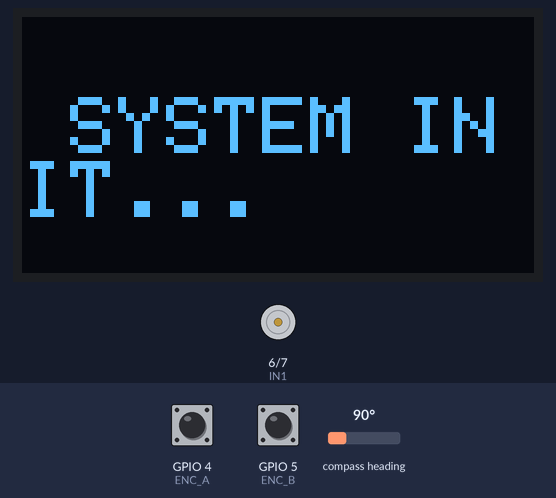
A program run on a simulated ESP32-S3. Shown: 128×64 one-colour display, motor-driver pin pairs drawn as motors (green arrow = first pin HIGH = forward, orange = second pin HIGH = backward, longer = more drive). Wiring (inferred from the names in the program): AS5600 angle sensor at I2C address 0x36. Inputs (shaded band) come from the test bench; at power-on: GPIO 4 (ENC_A) HIGH, GPIO 5 (ENC_B) HIGH, compass heading 90°. What the program prints to the serial monitor is not drawn.

Above: at 0.1 s.
At 3.6 s:
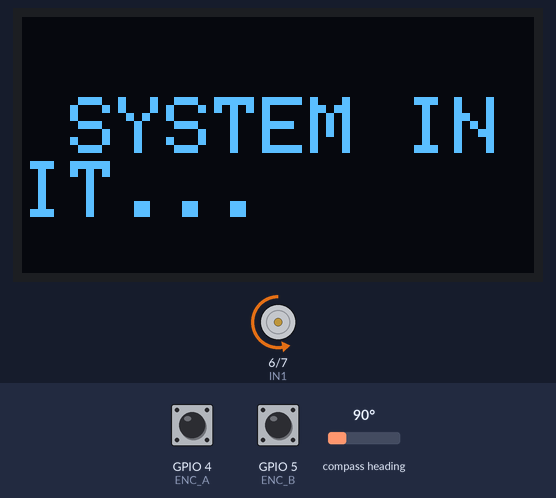
Timing chart, 0 to 5.1 s (numbered marks = the images above):
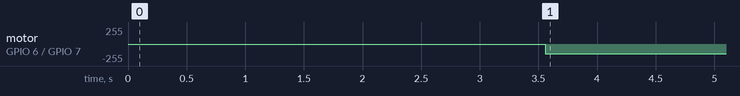

The program:

main.cpp
```cpp
#include <Arduino.h>
#include <Wire.h>

#include "encoder.h"
#include "oled.h"

//TwoWire PendulumI2C = TwoWire(0);
//TwoWire CartI2C     = TwoWire(1);

// Pins
#define PEND_SDA 2
#define PEND_SCL 3
#define CART_SDA 8
#define CART_SCL 9

#define IN1 6
#define IN2 7

#define PWM_FREQ 1000
#define PWM_RESOLUTION 8

const float pendOffsetDeg = 69.08 + 110.57;

unsigned long gLastTime = 0;
float gPend = 0;
float gPendSpeed = 0;

int cartZero = 0;
int pendZero = 0;

float lastCart = 0;
float lastPend = 0;

// Kinematic outputs
float x = 0, x_dot = 0;
float theta = 0, theta_dot = 0, last_theta_dot = 0;

#define AS5600_ADDR 0x36
#define RAW_ANGLE_H 0x0C

//int readRaw(TwoWire &bus);

int readRaw() {
  Wire.beginTransmission(AS5600_ADDR);
  Wire.write(RAW_ANGLE_H);

  if (Wire.endTransmission(false) != 0) return 0;
  if (Wire.requestFrom((uint8_t)AS5600_ADDR, (uint8_t)2) != 2) return 0;

  uint8_t high = Wire.read();
  uint8_t low  = Wire.read();

  return ((high << 8) | low) & 0x0FFF;
}

int approach(int current, int target, int step, unsigned long intervalMs, unsigned long &lastStepTime) {
    unsigned long now = millis();

    if (now - lastStepTime < intervalMs)
        return current;

    lastStepTime = now;

    if (current < target)
        return min(current + step, target);

    if (current > target)
        return max(current - step, target);

    return current;
}

void setup() {
  setup_encoder();
  Wire.begin(PEND_SDA, PEND_SCL, 400000); // 400kHz fast mode
  setup_oled();

  ledcSetup(0, PWM_FREQ, PWM_RESOLUTION);
  ledcSetup(1, PWM_FREQ, PWM_RESOLUTION);

  ledcAttachPin(IN1, 0);
  ledcAttachPin(IN2, 1);

  ledcWrite(0, 0);
  ledcWrite(1, 0);

  pendZero = readRaw();
  delay(500);
  gLastTime = millis();


  delay(3000);
}

enum modes {
  MODE_CENTER,
  MODE_SWINGUP,
  MODE_BALANCE
};

bool centering_done = false;
int gRawPend = 0;
int gPendulumMode = MODE_CENTER;

void loop() {
  gRawPend = readRaw();
  unsigned long now = millis();
  float dt = (now - gLastTime) / 1000.0;
  gLastTime = now;

  if (dt <= 0) return;

  int dPend = gRawPend - pendZero;

  if (dPend > 2048)  dPend -= 4096;
  if (dPend < -2048) dPend += 4096;

  // steps to angular degrees
  gPend = dPend * 360.0 / 4096.0;

  // shift so pendulum being upright becomes zero
  gPend = gPend - pendOffsetDeg;
  if (gPend > 180)  gPend -= 360;
  if (gPend < -180) gPend += 360;

  // dt
  gPendSpeed = theta_dot = (gPend - lastPend) / dt;

  //lastCart = cart;
  lastPend = gPend;

  //x = cart;
  theta = gPend;

  // PD Control
  float Kp = 8.0;
  float Kd = 0.5;
  float u = 0;

  if (abs(theta) < 45) {
    u = (Kp * theta) + (Kd * theta_dot);
  } else {
    u = 0;
  }

  u = constrain(u, -255, 255);
  int pwm = abs(u);

  // Motor won't move cart below roughly 78, so disable it there
  if (pwm < 78) pwm = 0;
  if (pwm > 0)  pwm += 130;
  pwm = constrain(pwm, 130, 255);

  // DRV8871
  if ((gCartPosition < 25) && (gCartPosition > 4.8) || (gPendulumMode == MODE_CENTER)) {
    switch(gPendulumMode) {
      case MODE_CENTER:
        if((gCartPosition < 13.2)){
          ledcWrite(0, 0);
          ledcWrite(1, 150);
        } else {
          gPendulumMode = MODE_SWINGUP;
          ledcWrite(0, 0);
          ledcWrite(1, 0);
        }
      break;
      case MODE_SWINGUP:
          static int swing_pwm = 0;
          static unsigned long swing_pwm_timer = 0;

          if (abs(theta) < 160)  {
            if (last_theta_dot > 0 && theta_dot <= 0) {
                swing_pwm = -150;
            } else if (last_theta_dot < 0 && theta_dot >= 0) {
                swing_pwm = 150;
            }
          }
        swing_pwm = approach(swing_pwm, 0, 1, 20, swing_pwm_timer);
        if (swing_pwm > 0) {
            ledcWrite(0, 0);
            ledcWrite(1, abs(swing_pwm));
          } else if (swing_pwm < 0) {
            ledcWrite(0, abs(swing_pwm));
            ledcWrite(1, 0);
          } else {
            ledcWrite(0, 0);
            ledcWrite(1, 0);
          }
        //gPendulumMode = MODE_BALANCE;
      break;
      case MODE_BALANCE:

        if (u > 3) {
            ledcWrite(0, 0);
            ledcWrite(1, pwm);
          } else if (u < -3) {
            ledcWrite(0, pwm);
            ledcWrite(1, 0);
          } else {
            ledcWrite(0, 0);
            ledcWrite(1, 0);
          }

      break;
    }
  } else {
    ledcWrite(0, 0);
    ledcWrite(1, 0);
  }

  loop_oled();
  loop_encoder();
  last_theta_dot = theta_dot;
}

/*left, right
  if()
    ledcWrite(0, 150);
    ledcWrite(1, 0);
delay(500);
    ledcWrite(0, 0);
    ledcWrite(1, 150);
    delay(10000);
  */
```

encoder.h
```cpp
extern float gCartPosition;
extern void setup_encoder();
extern void loop_encoder();
```

main.h
```cpp
extern int gRawPend;
extern float gPend;
extern float gPendSpeed;
```

oled.h
```cpp
void setup_oled();
void loop_oled();
```

encoder.cpp
```cpp
#include <Arduino.h>

float gCartPosition;

const float TRACK_LENGTH_CM = 29.8f;
const long TRACK_COUNTS = 5220;

volatile long encoderCount = 0;

const int ENC_A = 4;
const int ENC_B = 5;

const long WARNING_LEFT  = 500;
const long WARNING_RIGHT = 4720;

const long LIMIT_LEFT    = 200;
const long LIMIT_RIGHT   = 5020;

void IRAM_ATTR encoderA()
{
    if (digitalRead(ENC_A) == digitalRead(ENC_B))
        encoderCount++;
    else
        encoderCount--;
}

void IRAM_ATTR encoderB()
{
    if (digitalRead(ENC_A) != digitalRead(ENC_B))
        encoderCount++;
    else
        encoderCount--;
}

void setup_encoder() {
    pinMode(ENC_A, INPUT_PULLUP);
    pinMode(ENC_B, INPUT_PULLUP);

    attachInterrupt(digitalPinToInterrupt(ENC_A), encoderA, CHANGE);
    attachInterrupt(digitalPinToInterrupt(ENC_B), encoderB, CHANGE);
}

void loop_encoder() {
    gCartPosition = encoderCount * TRACK_LENGTH_CM / TRACK_COUNTS;
    static long last = 0;

    delay(20);

    long c = encoderCount;

    Serial.print("Count: ");
    Serial.print(c);

    Serial.print(" Delta: ");
    Serial.println(c - last);

    last = c;
    /*
    if (encoderCount < LIMIT_LEFT || encoderCount > LIMIT_RIGHT) {
        //pixel.setPixelColor(0, pixel.Color(255, 0, 0));
    } else if (encoderCount < WARNING_LEFT || encoderCount > WARNING_RIGHT) {
        //pixel.setPixelColor(0, pixel.Color(255, 130, 0));
    } else {
        //pixel.setPixelColor(0, pixel.Color(0, 0, 0));
    }
    //pixel.show();
    */
}
```

oled.cpp
```cpp
#include <Arduino.h>
#include <Wire.h>
#include <Adafruit_GFX.h>
#include <Adafruit_SSD1306.h>

#include "main.h"
#include "encoder.h"

#define SCREEN_WIDTH 128
#define SCREEN_HEIGHT 64
#define OLED_RESET    -1
#define OLED_ADDR   0x3C

Adafruit_SSD1306 display(SCREEN_WIDTH, SCREEN_HEIGHT, &Wire, OLED_RESET);
// Adafruit_SSD1306 display(SCREEN_WIDTH, SCREEN_HEIGHT, &PendulumI2C, OLED_RESET);

unsigned long lastOledTime = 0;
const unsigned long oledRefreshInterval = 150;

void setup_oled(){
  if(!display.begin(SSD1306_SWITCHCAPVCC, OLED_ADDR)) {
    Serial.println(F("OLED allocation failed! Check your wiring."));
  } else {
    display.clearDisplay();
    display.setTextColor(SSD1306_WHITE);
    display.setTextSize(2);
    display.setCursor(0, 20);
    display.println(" SYSTEM INIT... ");
    display.display();
  }
  lastOledTime = millis();
}

void loop_oled(){
  if (millis() - lastOledTime >= oledRefreshInterval) {
    lastOledTime = millis();

    display.clearDisplay();
    display.setTextSize(1);
    //display.setCursor(0, 0);
    //display.print("INICIANDO...");
    display.setTextSize(2);
    display.setCursor(0, 0);
    //display.print("Cart Pos: ");
    display.print(gCartPosition, 1);
    display.setCursor(0, 21);
    //display.print("Th: ");
    display.print(gPend, 2);
    display.setCursor(0, 42);
    //display.print("ThS: ");
    display.print(gPendSpeed, 2);
    /*
    display.setTextSize(1);
    display.setCursor(0, 0);
    display.print("PENDULUM ANGLE:");
    display.display();
    */
  }
}
```

Measured:
- by itself, motor on GPIO 6 (IN1) / GPIO 7 (IN2): stopped → backward 149/255 at 3.6 s
